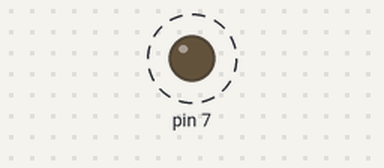
The sketch below on a simulated Arduino Uno, built with avr-gcc and run on an emulated ATmega328P. Shown: output pins drawn as LEDs (lit = HIGH). Dashed ring = blinking.

Above: at 0.2 s.
Timing chart, 0 to 3.0 s (numbered marks = the images above):
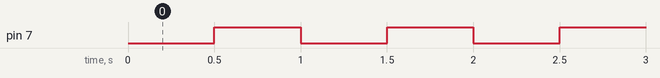

Measured:
- by itself, pin 7: alternates HIGH for 0.50 s and LOW for 0.50 s

The sketch:

bai_1.ino
```cpp
/*
  1. Dùng timer 1 để tạo xung điều khiển đèn led tại chân 7 với tần số 1Hz
  1 s thì sáng tắt 1 lần
*/
#include <TimerOne.h>
void Timer1_ISR() {
  digitalWrite(7, !digitalRead(7));
}
void setup() {
  pinMode(7, 1);
  digitalWrite(7,0);
  Timer1.initialize(500000); //500ms - sau thời gian này sẽ nhảy vào hàm ngắt
  Timer1.attachInterrupt(Timer1_ISR); //hàm xử lý ngắt
}

void loop() {

}

// nếu bắt dùng xùn PWM
// void setup() {
//   pinMode(9, 1);
//   Timer1.initialize(); //chu kì 1 s
//   Timer1.pwm(9, 512); //thời gian sáng là 500ms = 1/2 chu kì (1024/2)
// }
//  void loop() {}
```
